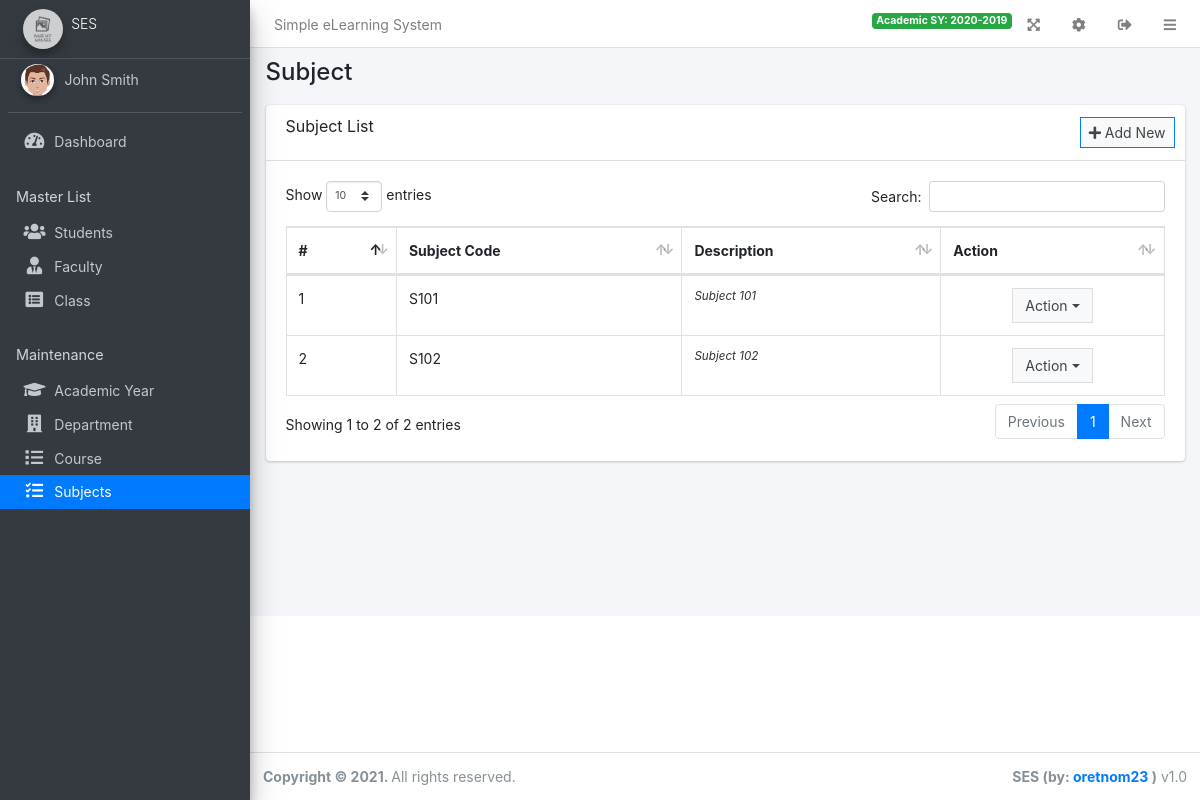
The page /admin/?page=subject (signed in) on the database its author committed.
### tables this page shows
CREATE TABLE `subjects` (
  `id` int(30) NOT NULL,
  `subject_code` varchar(250) NOT NULL,
  `description` text DEFAULT NULL
);

### admin/subject/index.php (the view, shortened to what this page needs)
<div class="card card-outline cardprimary w-fluid">
	<div class="card-header">
		<h3 class="card-title">Subject List</h3>
		<div class="card-tools">
			<a class="btn btn-block btn-sm btn-default btn-flat border-primary new_subject" href="javascript:void(0)"><i class="fa fa-plus"></i> Add New</a>
		</div>
	</div>
	<div class="card-body">
		<table class="table table-bordered table-compact table-stripped">
			<thead>
				<tr>
					<th>#</th>
					<th>Subject Code</th>
					<th>Description</th>
					<th>Action</th>
				</tr>
			</thead>
			<tbody>
				<?php
				$i =1;
				$qry = $conn->query("SELECT * FROM subjects order by subject_code asc");
				while($row=$qry->fetch_assoc()):
				?>
				<tr>
					<td><?php echo $i++ ?></td>
					<td><?php echo $row['subject_code'] ?></td>
					<td><span class="truncate"><?php echo $row['description'] ?></span></td>
					<td class="text-center">
						<div class="btn-group">
		                    <button type="button" class="btn btn-default btn-block btn-flat dropdown-toggle dropdown-hover dropdown-icon" data-toggle="dropdown" aria-expanded="false">
		                    	Action
		                    </button>
		                </div>
					</td>
				</tr>
				<?php endwhile; ?>
			</tbody>
		</table>
	</div>
</div>

### rows shown on the page
subjects: subject_code "S101", description "Subject 101"
subjects: subject_code "S102", description "Subject 102"

### other values the page prints
$_settings->info('name') "Simple eLearning System"
$_settings->userdata('academic_sy') "2020-2019"
$_settings->info('short_name') "SES"
$_settings->userdata('firstname').' '.$_settings->userdata('lastname') "John Smith"
str_replace("_", " ",$page) "Subject"
